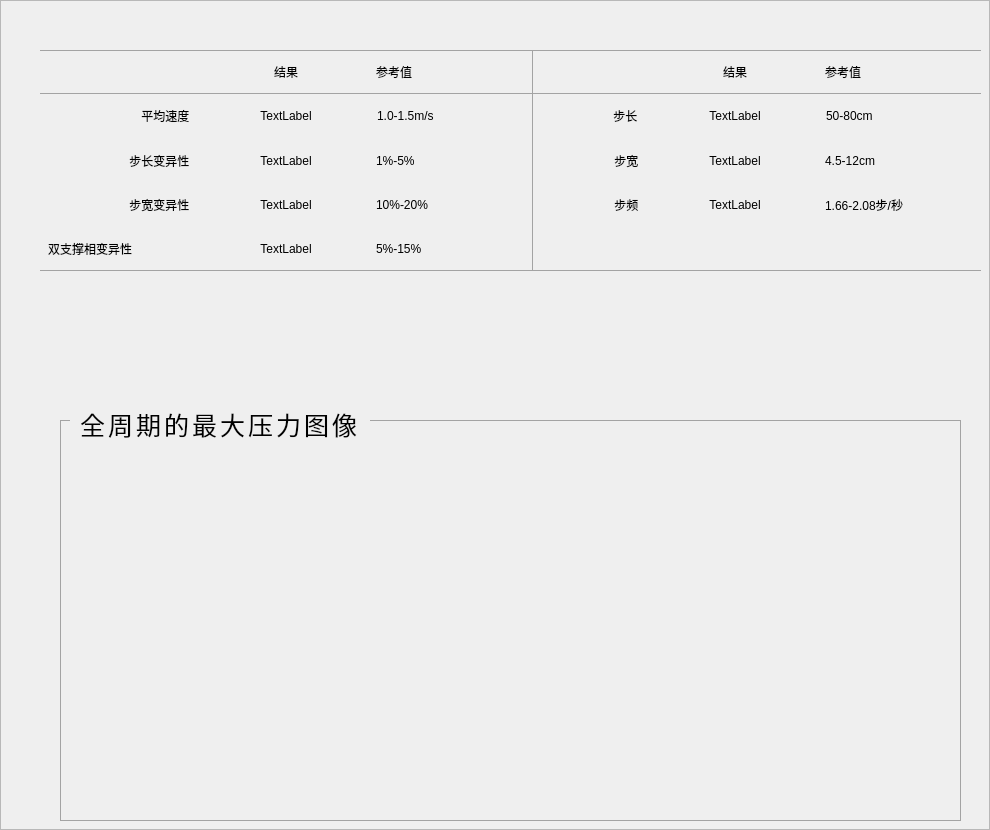
      <widget class="QFrame" name="frame_3">
       <property name="sizePolicy">
        <sizepolicy hsizetype="Expanding" vsizetype="Preferred">
         <horstretch>0</horstretch>
         <verstretch>0</verstretch>
        </sizepolicy>
       </property>
       <property name="styleSheet">
        <string notr="true">#frame_3{
	border-image: url(:/new/prefix1/icon/20251224221155_1012_539.png);
border: none
}</string>
       </property>
       <property name="frameShape">
        <enum>QFrame::Shape::StyledPanel</enum>
       </property>
       <property name="frameShadow">
        <enum>QFrame::Shadow::Raised</enum>
       </property>
       <widget class="QGroupBox" name="groupBox_12">
        <property name="geometry">
         <rect>
          <x>60</x>
          <y>410</y>
          <width>901</width>
          <height>411</height>
         </rect>
        </property>
        <property name="styleSheet">
         <string notr="true">
QGroupBox
{
font-size: 25px;
font-family:黑体;
font-weight: normal;
color: #000000;
letter-spacing: 3px;
 border: 1px solid #a3a3a3; /* 1px 浅灰色实线边框 */
   margin-top: 10px; /* 给标题留出足够的顶部空间 */
  padding: 10px 10px 10px 10px; 


}
/* 单独设置标题样式，避免标题和边框重叠 */
QGroupBox::title {
    subcontrol-origin: margin;
    left: 10px; /* 标题距左侧距离 */
    top: 0px; /* 标题向上偏移，卡在边框上 */

    padding: 0 5px; /* 标题左右留白，避免文字贴边框 */
}</string>
        </property>
        <property name="title">
         <string>全周期的最大压力图像</string>
        </property>
        <layout class="QVBoxLayout" name="verticalLayout_7">
         <item>
          <widget class="QLabel" name="label_quanzhouqitu">
           <property name="minimumSize">
            <size>
             <width>0</width>
             <height>243</height>
            </size>
           </property>
           <property name="styleSheet">
            <string notr="true"/>
           </property>
           <property name="text">
            <string/>
           </property>
          </widget>
         </item>
        </layout>
       </widget>
       <widget class="QWidget" name="layoutWidget">
        <property name="geometry">
         <rect>
          <x>40</x>
          <y>50</y>
          <width>941</width>
          <height>221</height>
         </rect>
        </property>
        <layout class="QVBoxLayout" name="verticalLayout_6">
         <property name="spacing">
          <number>0</number>
         </property>
         <item>
          <layout class="QHBoxLayout" name="horizontalLayout_20">
           <property name="spacing">
            <number>0</number>
           </property>
           <item>
            <widget class="QLabel" name="label_80">
             <property name="styleSheet">
              <string notr="true"> QLabel {

/* 明确设置所有边框样式，仅保留右侧边框 */
  border-top: 1px solid #a3a3a3;          /* 隐藏顶部边框 */
  border-left: none;         /* 隐藏左侧边框 */
  border-bottom: 1px solid #a3a3a3;       /* 隐藏底部边框 */
  border-right: none; /* 仅显示1px浅灰色右侧实线边框 */
  padding: 5px; /* 文字与边框间距5px，避免贴边 */
  color: rgb(0, 0, 0);      
  }</string>
             </property>
             <property name="frameShape">
              <enum>QFrame::Shape::Box</enum>
             </property>
             <property name="text">
              <string/>
             </property>
            </widget>
           </item>
           <item>
            <widget class="QLabel" name="label_81">
             <property name="styleSheet">
              <string notr="true"> QLabel {
/* 明确设置所有边框样式，仅保留右侧边框 */
  border-top: 1px solid #a3a3a3;          /* 隐藏顶部边框 */
  border-left: none;         /* 隐藏左侧边框 */
  border-bottom: 1px solid #a3a3a3;       /* 隐藏底部边框 */
  border-right: none; /* 仅显示1px浅灰色右侧实线边框 */
  padding: 5px; /* 文字与边框间距5px，避免贴边 */
  color: rgb(0, 0, 0);      
  }</string>
             </property>
             <property name="frameShape">
              <enum>QFrame::Shape::Box</enum>
             </property>
             <property name="text">
              <string>结果</string>
             </property>
             <property name="alignment">
              <set>Qt::AlignmentFlag::AlignCenter</set>
             </property>
            </widget>
           </item>
           <item>
            <widget class="QLabel" name="label_82">
             <property name="styleSheet">
              <string notr="true"> QLabel {

/* 明确设置所有边框样式，仅保留右侧边框 */
  border-top: 1px solid #a3a3a3;          /* 隐藏顶部边框 */
  border-left: none;         /* 隐藏左侧边框 */
    border-bottom: 1px solid #a3a3a3;       /* 隐藏底部边框 */
  border-right: 1px solid #a3a3a3; /* 仅显示1px浅灰色右侧实线边框 */
  padding: 5px; /* 文字与边框间距5px，避免贴边 */
  color: rgb(0, 0, 0);      
  }</string>
             </property>
             <property name="frameShape">
              <enum>QFrame::Shape::Box</enum>
             </property>
             <property name="text">
              <string>参考值</string>
             </property>
            </widget>
           </item>
           <item>
            <widget class="QLabel" name="label_85">
             <property name="maximumSize">
              <size>
               <width>120</width>
               <height>16777215</height>
              </size>
             </property>
             <property name="styleSheet">
              <string notr="true"> QLabel {

/* 明确设置所有边框样式，仅保留右侧边框 */
  border-top: 1px solid #a3a3a3;          /* 隐藏顶部边框 */
  border-left: none;         /* 隐藏左侧边框 */
  border-bottom: 1px solid #a3a3a3;       /* 隐藏底部边框 */
  border-right: none; /* 仅显示1px浅灰色右侧实线边框 */
  padding: 5px; /* 文字与边框间距5px，避免贴边 */
  color: rgb(0, 0, 0);      
  }</string>
             </property>
             <property name="frameShape">
              <enum>QFrame::Shape::Box</enum>
             </property>
             <property name="text">
              <string/>
             </property>
            </widget>
           </item>
           <item>
            <widget class="QLabel" name="label_84">
             <property name="styleSheet">
              <string notr="true"> QLabel {

/* 明确设置所有边框样式，仅保留右侧边框 */
  border-top: 1px solid #a3a3a3;          /* 隐藏顶部边框 */
  border-left: none;         /* 隐藏左侧边框 */
  border-bottom: 1px solid #a3a3a3;       /* 隐藏底部边框 */
  border-right: none; /* 仅显示1px浅灰色右侧实线边框 */
  padding: 5px; /* 文字与边框间距5px，避免贴边 */
  color: rgb(0, 0, 0);      
  }</string>
             </property>
             <property name="frameShape">
              <enum>QFrame::Shape::Box</enum>
             </property>
             <property name="text">
              <string>结果</string>
             </property>
             <property name="alignment">
              <set>Qt::AlignmentFlag::AlignCenter</set>
             </property>
            </widget>
           </item>
           <item>
            <widget class="QLabel" name="label_83">
             <property name="styleSheet">
              <string notr="true"> QLabel {

/* 明确设置所有边框样式，仅保留右侧边框 */
  border-top: 1px solid #a3a3a3;          /* 隐藏顶部边框 */
  border-left: none;         /* 隐藏左侧边框 */
  border-bottom: 1px solid #a3a3a3;       /* 隐藏底部边框 */
  border-right: none; /* 仅显示1px浅灰色右侧实线边框 */
  padding: 5px; /* 文字与边框间距5px，避免贴边 */
  color: rgb(0, 0, 0);      
  }</string>
             </property>
             <property name="frameShape">
              <enum>QFrame::Shape::Box</enum>
             </property>
             <property name="text">
              <string>参考值</string>
             </property>
            </widget>
           </item>
          </layout>
         </item>
         <item>
          <layout class="QHBoxLayout" name="horizontalLayout_21">
           <property name="spacing">
            <number>0</number>
           </property>
           <item>
            <widget class="QLabel" name="label_86">
             <property name="styleSheet">
              <string notr="true"> QLabel {

/* 明确设置所有边框样式，仅保留右侧边框 */
  border-top: none;          /* 隐藏顶部边框 */
  border-left: none;         /* 隐藏左侧边框 */
  border-bottom: none;       /* 隐藏底部边框 */
  border-right: none; /* 仅显示1px浅灰色右侧实线边框 */
  padding: 5px; /* 文字与边框间距5px，避免贴边 */
  color: rgb(0, 0, 0);      
  }</string>
             </property>
             <property name="frameShape">
              <enum>QFrame::Shape::NoFrame</enum>
             </property>
             <property name="text">
              <string>平均速度  </string>
             </property>
             <property name="alignment">
              <set>Qt::AlignmentFlag::AlignRight|Qt::AlignmentFlag::AlignTrailing|Qt::AlignmentFlag::AlignVCenter</set>
             </property>
            </widget>
           </item>
           <item>
            <widget class="QLabel" name="label_busu">
             <property name="styleSheet">
              <string notr="true">  QLabel {
       
 border-top: none; /* 1px浅灰色实线边框 */
 
        padding: 5px; /* 文字与边框间距5px，避免贴边 */
	color: rgb(0, 0, 0);
       
    }</string>
             </property>
             <property name="frameShape">
              <enum>QFrame::Shape::Box</enum>
             </property>
             <property name="text">
              <string>TextLabel</string>
             </property>
             <property name="alignment">
              <set>Qt::AlignmentFlag::AlignCenter</set>
             </property>
            </widget>
           </item>
           <item>
            <widget class="QLabel" name="label_88">
             <property name="styleSheet">
              <string notr="true">  QLabel {
       
  border-top: none;          /* 隐藏顶部边框 */
   border-right: 1px solid #a3a3a3; /* 1px浅灰色实线边框 */
        padding: 5px; /* 文字与边框间距5px，避免贴边 */
	color: rgb(0, 0, 0);
       
    }</string>
             </property>
             <property name="frameShape">
              <enum>QFrame::Shape::Box</enum>
             </property>
             <property name="text">
              <string>1.0-1.5m/s</string>
             </property>
            </widget>
           </item>
           <item>
            <widget class="QLabel" name="label_89">
             <property name="maximumSize">
              <size>
               <width>120</width>
               <height>16777215</height>
              </size>
             </property>
             <property name="styleSheet">
              <string notr="true">  QLabel {
       
  border-top: none;          /* 隐藏顶部边框 */
  
        padding: 5px; /* 文字与边框间距5px，避免贴边 */
	color: rgb(0, 0, 0);
       
    }</string>
             </property>
             <property name="frameShape">
              <enum>QFrame::Shape::Box</enum>
             </property>
             <property name="text">
              <string>步长  </string>
             </property>
             <property name="alignment">
              <set>Qt::AlignmentFlag::AlignRight|Qt::AlignmentFlag::AlignTrailing|Qt::AlignmentFlag::AlignVCenter</set>
             </property>
            </widget>
           </item>
           <item>
            <widget class="QLabel" name="label_buchang">
             <property name="styleSheet">
              <string notr="true">  QLabel {
       
  border-top: none;          /* 隐藏顶部边框 */
  
        padding: 5px; /* 文字与边框间距5px，避免贴边 */
	color: rgb(0, 0, 0);
       
    }</string>
             </property>
             <property name="frameShape">
              <enum>QFrame::Shape::Box</enum>
             </property>
             <property name="text">
              <string>TextLabel</string>
             </property>
             <property name="alignment">
              <set>Qt::AlignmentFlag::AlignCenter</set>
             </property>
            </widget>
           </item>
           <item>
            <widget class="QLabel" name="label_91">
             <property name="styleSheet">
              <string notr="true">  QLabel {
       
 border-top: none;          /* 隐藏顶部边框 */
  
        padding: 5px; /* 文字与边框间距5px，避免贴边 */
	color: rgb(0, 0, 0);
       
    }</string>
             </property>
             <property name="frameShape">
              <enum>QFrame::Shape::Box</enum>
             </property>
             <property name="text">
              <string>50-80cm</string>
             </property>
            </widget>
           </item>
          </layout>
         </item>
         <item>
          <layout class="QHBoxLayout" name="horizontalLayout_22">
           <property name="spacing">
            <number>0</number>
           </property>
           <item>
            <widget class="QLabel" name="label_92">
             <property name="styleSheet">
              <string notr="true">  QLabel {
    
        padding: 5px; /* 文字与边框间距5px，避免贴边 */
	color: rgb(0, 0, 0);
       
    }</string>
             </property>
             <property name="frameShape">
              <enum>QFrame::Shape::NoFrame</enum>
             </property>
             <property name="text">
              <string>步长变异性  </string>
             </property>
             <property name="alignment">
              <set>Qt::AlignmentFlag::AlignRight|Qt::AlignmentFlag::AlignTrailing|Qt::AlignmentFlag::AlignVCenter</set>
             </property>
            </widget>
           </item>
           <item>
            <widget class="QLabel" name="label_buchang_bianyi">
             <property name="styleSheet">
              <string notr="true">  QLabel {
    
        padding: 5px; /* 文字与边框间距5px，避免贴边 */
	color: rgb(0, 0, 0);
       
    }</string>
             </property>
             <property name="frameShape">
              <enum>QFrame::Shape::NoFrame</enum>
             </property>
             <property name="text">
              <string>TextLabel</string>
             </property>
             <property name="alignment">
              <set>Qt::AlignmentFlag::AlignCenter</set>
             </property>
            </widget>
           </item>
           <item>
            <widget class="QLabel" name="label_94">
             <property name="styleSheet">
              <string notr="true"> QLabel {

/* 明确设置所有边框样式，仅保留右侧边框 */
  border-top: none;          /* 隐藏顶部边框 */
  border-left: none;         /* 隐藏左侧边框 */
  border-bottom: none;       /* 隐藏底部边框 */
  border-right: 1px solid #a3a3a3; /* 仅显示1px浅灰色右侧实线边框 */
  padding: 5px; /* 文字与边框间距5px，避免贴边 */
  color: rgb(0, 0, 0);      
  }
       
 
       
   </string>
             </property>
             <property name="frameShape">
              <enum>QFrame::Shape::NoFrame</enum>
             </property>
             <property name="text">
              <string>1%-5%</string>
             </property>
            </widget>
           </item>
           <item>
            <widget class="QLabel" name="label_95">
             <property name="maximumSize">
              <size>
               <width>120</width>
               <height>16777215</height>
              </size>
             </property>
             <property name="styleSheet">
              <string notr="true">  QLabel {
    
        padding: 5px; /* 文字与边框间距5px，避免贴边 */
	color: rgb(0, 0, 0);
       
    }</string>
             </property>
             <property name="frameShape">
              <enum>QFrame::Shape::NoFrame</enum>
             </property>
             <property name="text">
              <string>步宽  </string>
             </property>
             <property name="alignment">
              <set>Qt::AlignmentFlag::AlignRight|Qt::AlignmentFlag::AlignTrailing|Qt::AlignmentFlag::AlignVCenter</set>
             </property>
            </widget>
           </item>
           <item>
            <widget class="QLabel" name="label_bukuan">
             <property name="styleSheet">
              <string notr="true"> QLabel {

/* 明确设置所有边框样式，仅保留右侧边框 */
  border-top: none;          /* 隐藏顶部边框 */
  border-left: none;         /* 隐藏左侧边框 */
  border-bottom: none;       /* 隐藏底部边框 */
  border-right: none; /* 仅显示1px浅灰色右侧实线边框 */
  padding: 5px; /* 文字与边框间距5px，避免贴边 */
  color: rgb(0, 0, 0);      
  }</string>
             </property>
             <property name="frameShape">
              <enum>QFrame::Shape::Box</enum>
             </property>
             <property name="text">
              <string>TextLabel</string>
             </property>
             <property name="alignment">
              <set>Qt::AlignmentFlag::AlignCenter</set>
             </property>
            </widget>
           </item>
           <item>
            <widget class="QLabel" name="label_97">
             <property name="styleSheet">
              <string notr="true"> QLabel {

/* 明确设置所有边框样式，仅保留右侧边框 */
  border-top: none;          /* 隐藏顶部边框 */
  border-left: none;         /* 隐藏左侧边框 */
  border-bottom: none;       /* 隐藏底部边框 */
  border-right: none; /* 仅显示1px浅灰色右侧实线边框 */
  padding: 5px; /* 文字与边框间距5px，避免贴边 */
  color: rgb(0, 0, 0);      
  }</string>
             </property>
             <property name="frameShape">
              <enum>QFrame::Shape::Box</enum>
             </property>
             <property name="text">
              <string>4.5-12cm</string>
             </property>
            </widget>
           </item>
          </layout>
         </item>
         <item>
          <layout class="QHBoxLayout" name="horizontalLayout_23">
           <property name="spacing">
            <number>0</number>
           </property>
           <item>
            <widget class="QLabel" name="label_98">
             <property name="styleSheet">
              <string notr="true">  QLabel {
    
        padding: 5px; /* 文字与边框间距5px，避免贴边 */
	color: rgb(0, 0, 0);
       
    }</string>
             </property>
             <property name="frameShape">
              <enum>QFrame::Shape::NoFrame</enum>
             </property>
             <property name="text">
              <string>步宽变异性  </string>
             </property>
             <property name="alignment">
              <set>Qt::AlignmentFlag::AlignRight|Qt::AlignmentFlag::AlignTrailing|Qt::AlignmentFlag::AlignVCenter</set>
             </property>
            </widget>
           </item>
           <item>
            <widget class="QLabel" name="label_bukuan_bianyi">
             <property name="styleSheet">
              <string notr="true">  QLabel {
    
        padding: 5px; /* 文字与边框间距5px，避免贴边 */
	color: rgb(0, 0, 0);
       
    }</string>
             </property>
             <property name="frameShape">
              <enum>QFrame::Shape::NoFrame</enum>
             </property>
             <property name="text">
              <string>TextLabel</string>
             </property>
             <property name="alignment">
              <set>Qt::AlignmentFlag::AlignCenter</set>
             </property>
            </widget>
           </item>
           <item>
            <widget class="QLabel" name="label_100">
             <property name="styleSheet">
              <string notr="true"> QLabel {

/* 明确设置所有边框样式，仅保留右侧边框 */
  border-top: none;          /* 隐藏顶部边框 */
  border-left: none;         /* 隐藏左侧边框 */
  border-bottom: none;       /* 隐藏底部边框 */
  border-right: 1px solid #a3a3a3; /* 仅显示1px浅灰色右侧实线边框 */
  padding: 5px; /* 文字与边框间距5px，避免贴边 */
  color: rgb(0, 0, 0);      
  }</string>
             </property>
             <property name="frameShape">
              <enum>QFrame::Shape::NoFrame</enum>
             </property>
             <property name="text">
              <string>10%-20%</string>
             </property>
            </widget>
           </item>
           <item>
            <widget class="QLabel" name="label_101">
             <property name="maximumSize">
              <size>
               <width>120</width>
               <height>16777215</height>
              </size>
             </property>
             <property name="styleSheet">
              <string notr="true"> QLabel {

/* 明确设置所有边框样式，仅保留右侧边框 */
  border-top: none;          /* 隐藏顶部边框 */
  border-left: none;         /* 隐藏左侧边框 */
  border-bottom: none;       /* 隐藏底部边框 */
  border-right: none; /* 仅显示1px浅灰色右侧实线边框 */
  padding: 5px; /* 文字与边框间距5px，避免贴边 */
  color: rgb(0, 0, 0);      
  }</string>
             </property>
             <property name="frameShape">
              <enum>QFrame::Shape::Box</enum>
             </property>
             <property name="text">
              <string>步频  </string>
             </property>
             <property name="alignment">
              <set>Qt::AlignmentFlag::AlignRight|Qt::AlignmentFlag::AlignTrailing|Qt::AlignmentFlag::AlignVCenter</set>
             </property>
            </widget>
           </item>
           <item>
            <widget class="QLabel" name="label_bupin">
             <property name="styleSheet">
              <string notr="true"> QLabel {

/* 明确设置所有边框样式，仅保留右侧边框 */
  border-top: none;          /* 隐藏顶部边框 */
  border-left: none;         /* 隐藏左侧边框 */
  border-bottom: none;       /* 隐藏底部边框 */
  border-right: none; /* 仅显示1px浅灰色右侧实线边框 */
  padding: 5px; /* 文字与边框间距5px，避免贴边 */
  color: rgb(0, 0, 0);      
  }</string>
             </property>
             <property name="frameShape">
              <enum>QFrame::Shape::Box</enum>
             </property>
             <property name="text">
              <string>TextLabel</string>
             </property>
             <property name="alignment">
              <set>Qt::AlignmentFlag::AlignCenter</set>
             </property>
            </widget>
           </item>
           <item>
            <widget class="QLabel" name="label_103">
             <property name="styleSheet">
              <string notr="true"> QLabel {

/* 明确设置所有边框样式，仅保留右侧边框 */
  border-top: none;          /* 隐藏顶部边框 */
  border-left: none;         /* 隐藏左侧边框 */
  border-bottom: none;       /* 隐藏底部边框 */
  border-right: none; /* 仅显示1px浅灰色右侧实线边框 */
  padding: 5px; /* 文字与边框间距5px，避免贴边 */
  color: rgb(0, 0, 0);      
  }</string>
             </property>
             <property name="frameShape">
              <enum>QFrame::Shape::Box</enum>
             </property>
             <property name="text">
              <string>1.66-2.08步/秒</string>
             </property>
            </widget>
           </item>
          </layout>
         </item>
         <item>
          <layout class="QHBoxLayout" name="horizontalLayout_24">
           <property name="spacing">
            <number>0</number>
           </property>
           <item>
            <widget class="QLabel" name="label_104">
             <property name="styleSheet">
              <string notr="true"> QLabel {

/* 明确设置所有边框样式，仅保留右侧边框 */
  border-top: none;          /* 隐藏顶部边框 */
  border-left: none;         /* 隐藏左侧边框 */
  border-bottom: 1px solid #a3a3a3;       /* 隐藏底部边框 */
  border-right: none; /* 仅显示1px浅灰色右侧实线边框 */
  padding: 5px; /* 文字与边框间距5px，避免贴边 */
  color: rgb(0, 0, 0);      
  }</string>
             </property>
             <property name="frameShape">
              <enum>QFrame::Shape::Box</enum>
             </property>
             <property name="text">
              <string>双支撑相变异性  </string>
             </property>
            </widget>
           </item>
           <item>
            <widget class="QLabel" name="label_shuangzhicheng_bianyi">
             <property name="styleSheet">
              <string notr="true"> QLabel {

/* 明确设置所有边框样式，仅保留右侧边框 */
  border-top: none;          /* 隐藏顶部边框 */
  border-left: none;         /* 隐藏左侧边框 */
  border-bottom: 1px solid #a3a3a3;       /* 隐藏底部边框 */
  border-right: none; /* 仅显示1px浅灰色右侧实线边框 */
  padding: 5px; /* 文字与边框间距5px，避免贴边 */
  color: rgb(0, 0, 0);      
  }</string>
             </property>
             <property name="frameShape">
              <enum>QFrame::Shape::NoFrame</enum>
             </property>
             <property name="text">
              <string>TextLabel</string>
             </property>
             <property name="alignment">
              <set>Qt::AlignmentFlag::AlignCenter</set>
             </property>
            </widget>
           </item>
           <item>
            <widget class="QLabel" name="label_106">
             <property name="styleSheet">
              <string notr="true"> QLabel {

/* 明确设置所有边框样式，仅保留右侧边框 */
  border-top: none;          /* 隐藏顶部边框 */
  border-left: none;         /* 隐藏左侧边框 */
  border-bottom: 1px solid #a3a3a3;       /* 隐藏底部边框 */
  border-right: 1px solid #a3a3a3; /* 仅显示1px浅灰色右侧实线边框 */
  padding: 5px; /* 文字与边框间距5px，避免贴边 */
  color: rgb(0, 0, 0);      
  }</string>
             </property>
             <property name="frameShape">
              <enum>QFrame::Shape::NoFrame</enum>
             </property>
             <property name="text">
              <string>5%-15%</string>
             </property>
            </widget>
           </item>
           <item>
            <widget class="QLabel" name="label_107">
             <property name="maximumSize">
              <size>
               <width>120</width>
               <height>16777215</height>
              </size>
             </property>
             <property name="styleSheet">
              <string notr="true"> QLabel {

/* 明确设置所有边框样式，仅保留右侧边框 */
  border-top: none;          /* 隐藏顶部边框 */
  border-left: none;         /* 隐藏左侧边框 */
  border-bottom: 1px solid #a3a3a3;       /* 隐藏底部边框 */
  border-right: none; /* 仅显示1px浅灰色右侧实线边框 */
  padding: 5px; /* 文字与边框间距5px，避免贴边 */
  color: rgb(0, 0, 0);      
  }</string>
             </property>
             <property name="frameShape">
              <enum>QFrame::Shape::Box</enum>
             </property>
             <property name="text">
              <string/>
             </property>
            </widget>
           </item>
           <item>
            <widget class="QLabel" name="label_108">
             <property name="styleSheet">
              <string notr="true"> QLabel {

/* 明确设置所有边框样式，仅保留右侧边框 */
  border-top: none;          /* 隐藏顶部边框 */
  border-left: none;         /* 隐藏左侧边框 */
  border-bottom: 1px solid #a3a3a3;       /* 隐藏底部边框 */
  border-right: none; /* 仅显示1px浅灰色右侧实线边框 */
  padding: 5px; /* 文字与边框间距5px，避免贴边 */
  color: rgb(0, 0, 0);      
  }</string>
             </property>
             <property name="frameShape">
              <enum>QFrame::Shape::Box</enum>
             </property>
             <property name="text">
              <string/>
             </property>
            </widget>
           </item>
           <item>
            <widget class="QLabel" name="label_109">
             <property name="styleSheet">
              <string notr="true"> QLabel {

/* 明确设置所有边框样式，仅保留右侧边框 */
  border-top: none;          /* 隐藏顶部边框 */
  border-left: none;         /* 隐藏左侧边框 */
  border-bottom: 1px solid #a3a3a3;       /* 隐藏底部边框 */
  border-right: none; /* 仅显示1px浅灰色右侧实线边框 */
  padding: 5px; /* 文字与边框间距5px，避免贴边 */
  color: rgb(0, 0, 0);      
  }</string>
             </property>
             <property name="frameShape">
              <enum>QFrame::Shape::Box</enum>
             </property>
             <property name="text">
              <string/>
             </property>
            </widget>
           </item>
          </layout>
         </item>
        </layout>
       </widget>
      </widget>
